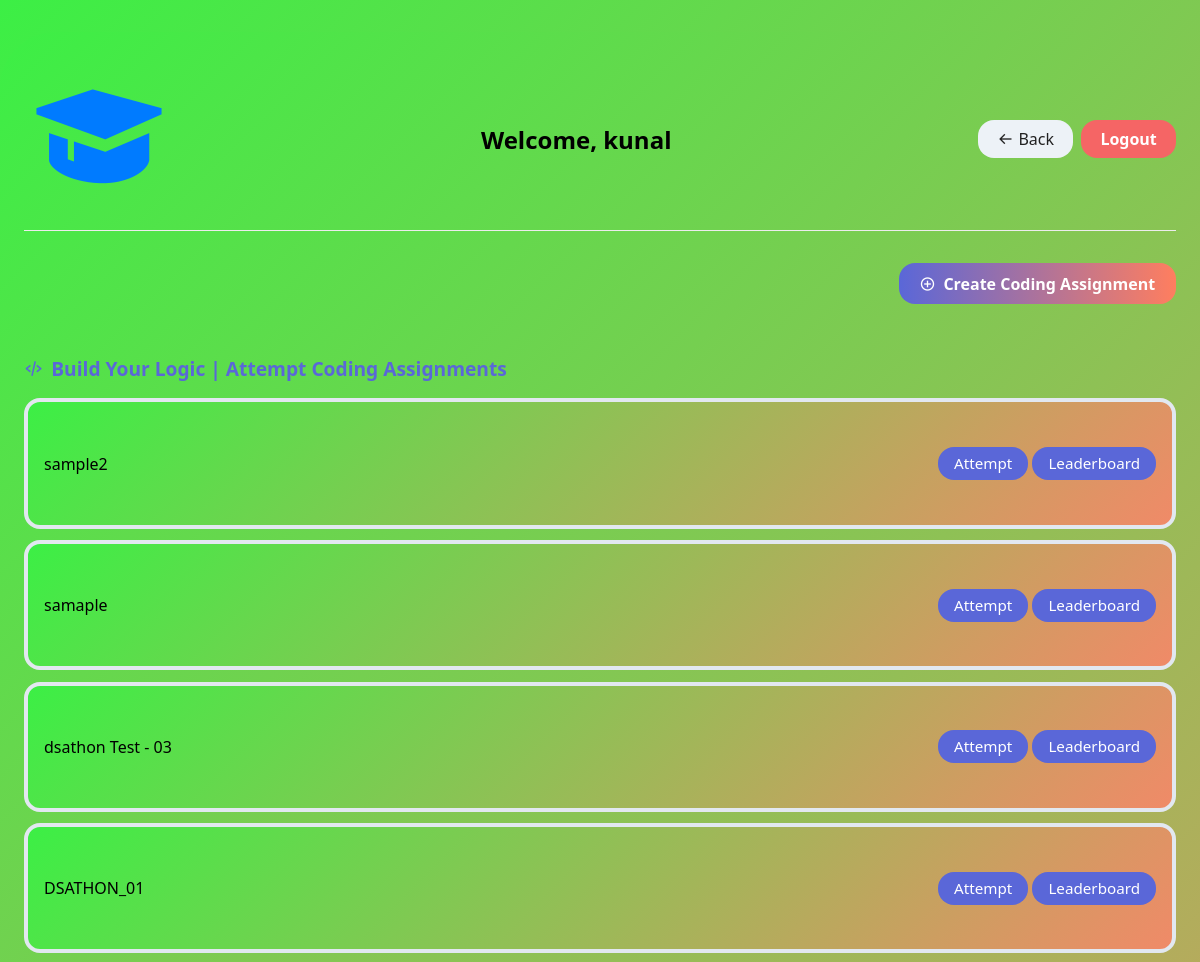
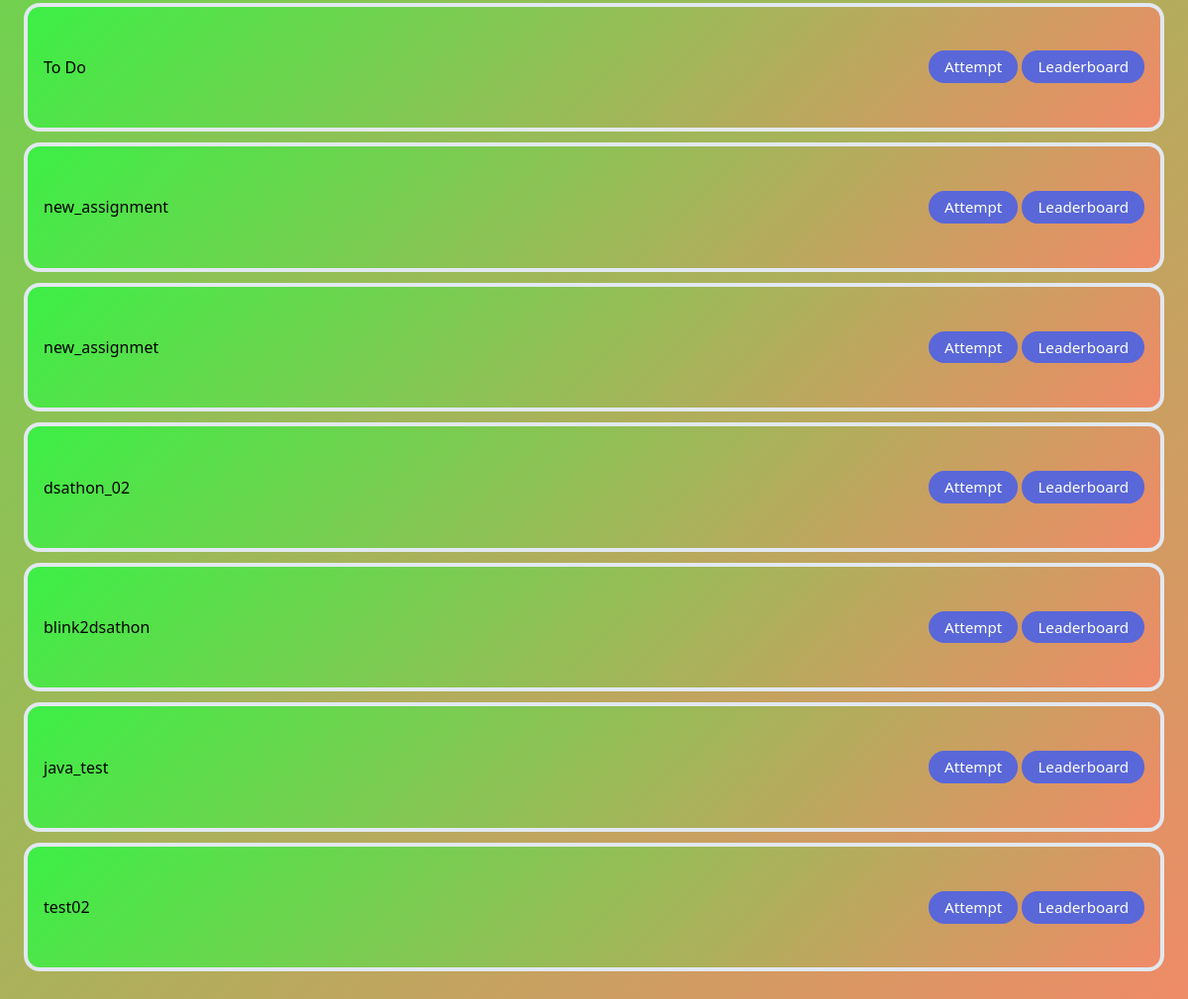
Page /dashboard (signed in) on the committed database (2 pictures, top to bottom).
### app.py (models this page shows)
class User(db.Model, UserMixin):
    id = db.Column(db.Integer, primary_key=True)
    username = db.Column(db.String(150), unique=True, nullable=False)
    password = db.Column(db.String(150), nullable=False)

class CodingAssignment(db.Model):
    id = db.Column(db.Integer, primary_key=True)
    title = db.Column(db.String(200), nullable=False)
    creator_id = db.Column(db.Integer, db.ForeignKey('user.id'))
    created_at = db.Column(db.DateTime, default=datetime.utcnow)

### app.py (the view)
@app.route('/dashboard')
@login_required
def dashboard():
    student = User.query.filter_by(id=current_user.id).first()
    quizzes = CodingAssignment.query.all()#Quiz.query.all()
    assignments = CodingAssignment.query.all()
    if  not assignments:
        assignments=None
    if not quizzes:
        quizzes=None
    return render_template('dashboard.html', student=student, quizzes=quizzes, assignments=assignments)

### app.py (called while the page is built)
@login_manager.user_loader
def load_user(user_id):
    return User.query.get(int(user_id))

### templates/dashboard.html (shortened to what this page needs)
<!DOCTYPE html>
<html lang="en">
<head>
    <link rel="stylesheet" href="{{ url_for('static', filename='CSS/styles.css') }}">
    <link href='https://unpkg.com/boxicons@2.1.4/css/boxicons.min.css' rel='stylesheet'>
</head>
<body>
    <div class="dashboard-container">
        <header class="dashboard-header">
            <i class='bx bxs-graduation' style='font-size: 150px; color: #007bff;'></i>
            <h2>Welcome, {{ student.username }}</h2>
            <div style="display: flex; gap: 0.5rem;">
              <a href="{{ url_for('logout') }}" class="back-btn"><i class='bx bx-arrow-back'></i> Back</a>
              <a href="{{ url_for('logout') }}" class="logout-btn">Logout</a>
          </div>
        </header>
        <main>
            <div class="dashboard-actions">
                <a href="{{ url_for('create_assignment') }}" class="action-btn">
                    <i class='bx bx-plus-circle'></i> Create Coding Assignment
                </a>
            </div>
            <div class="dashboard-sections-container">
            <section class="dashboard-section">
                <h3><i class='bx bx-code-alt'></i>Build Your Logic | Attempt Coding Assignments</h3>
                <ul class="dashboard-list">
                  {% if assignments %}
                    {% for assignment in assignments | reverse%}
                        <li>
                            <span>{{ assignment.title }}</span>
<span>                            <a href="{{ url_for('attempt_assignment', assignment_id=assignment.id) }}" class="attempt-btn">Attempt</a>
                            <a href="{{ url_for('leaderboard_assignment', assignment_id=assignment.id) }}" class="attempt-btn">Leaderboard</a></span>
                        </li>
                    {% endfor %}
                  {% else %}
                    <li class="dashboard-empty">You have no assignments to do.</li>
                  {% endif %}
                </ul>
            </section>
          </div>
        </main>
    </div>
</body>
</html>

### static/CSS/styles.css (style rules this page uses)
:root { --primary: #5a67d8; --secondary: #ff7e5f; --background: linear-gradient(135deg, #3cef45 0%, #f08a68 100%); --input-bg: #f8fafc; --input-border: #e2e8f0; --radius: 1.5rem; }
body { margin: 0; font-family: 'Segoe UI', sans-serif; background: var(--background); min-height: 100vh; display: flex; align-items: center; justify-content: center; overflow-x: hidden; }
.dashboard-container { width: 100%; max-width: 1350px; margin: 2rem auto; background: var(--background); border-radius: 3.5rem; padding: 2rem 1.5rem; box-sizing: border-box; }
.dashboard-header { display: flex; align-items: center; justify-content: space-between; gap: 1rem; border-bottom: 1px solid #ececec; padding-bottom: 1rem; margin-bottom: 2rem; }
.logout-btn { background: #f56565; color: #fff; padding: 0.5rem 1.2rem; border: none; border-radius: 1rem; text-decoration: none; font-weight: 600; transition: background 0.2s; }
.dashboard-actions { margin-bottom: 2rem; text-align: right; }
.action-btn { background: linear-gradient(90deg, #5a67d8, #ff7e5f); color: #fff; padding: 0.6rem 1.3rem; border-radius: 1rem; text-decoration: none; font-weight: 600; font-size: 1rem; transition: background 0.2s; display: inline-flex; align-items: center; gap: 0.5rem; }
.dashboard-section { margin-bottom: 2rem; }
.dashboard-section h3 { color: #5a67d8; margin-bottom: 1rem; font-size: 1.2rem; display: flex; align-items: center; gap: 0.5rem; }
.dashboard-list { list-style: none; padding: 0; margin: 0; }
.dashboard-list li { display: flex; justify-content: space-between; align-items: center; background: var(--background); border: 4px solid var(--input-border); border-radius: 1rem; padding: 0.7rem 1rem; margin-bottom: 0.7rem; font-size: 1rem; height: 100px; }
.dashboard-list li:last-child { margin-bottom: 0; }
.attempt-btn { background: #5a67d8; color: #fff; border: none; border-radius: 1rem; padding: 0.4rem 1rem; font-size: 0.95rem; text-decoration: none; transition: background 0.2s; }
.dashboard-sections-container { display: flex; gap: 2rem; justify-content: space-between; }
.dashboard-section { flex: 1; min-width: 0; }
.back-btn { background: #edf2f7; color: #222; padding: 0.5rem 1.2rem; border-radius: 1rem; text-decoration: none; font-weight: 500; display: flex; align-items: center; gap: 0.3rem; transition: background 0.2s; }

### rows in the picture
User: username "kunal"
CodingAssignment: title "sample2"
CodingAssignment: title "samaple"
CodingAssignment: title "dsathon Test - 03"
CodingAssignment: title "DSATHON_01"
CodingAssignment: title "To Do"
CodingAssignment: title "new_assignment"
CodingAssignment: title "new_assignmet"
CodingAssignment: title "dsathon_02"
CodingAssignment: title "blink2dsathon"
CodingAssignment: title "java_test"
CodingAssignment: title "test02"
